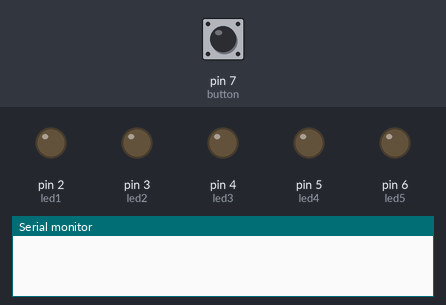
Bench run of a sketch on a simulated Arduino Uno, built with avr-gcc and run on an emulated ATmega328P. On the bench: output pins drawn as LEDs (lit = HIGH), the last lines printed to the serial monitor. Inputs (shaded band) come from the test bench; at power-on: pin 7 (button) HIGH.

Above: at 1.2 s.
1.3 s: pin 7 (button) pulled LOW for 0.15 s
At 1.7 s:
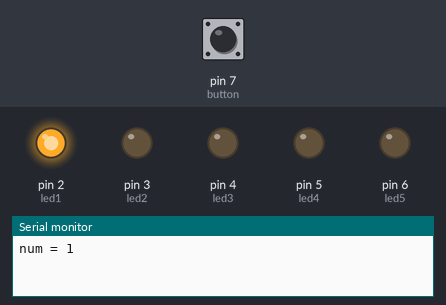
2.9 s: pin 7 (button) pulled LOW for 1 s
At 4.2 s:
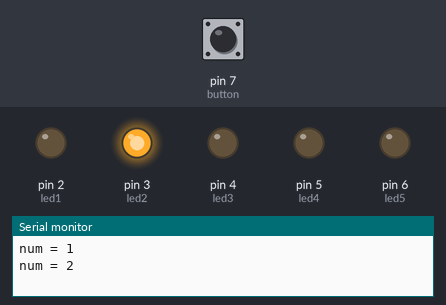
5.4 s: pin 7 (button) pulled LOW for 0.15 s
At 6.0 s:
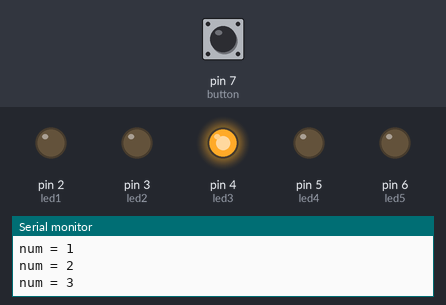
7.0 s: pin 7 (button) pulled LOW for 3.2 s
At 11.4 s:
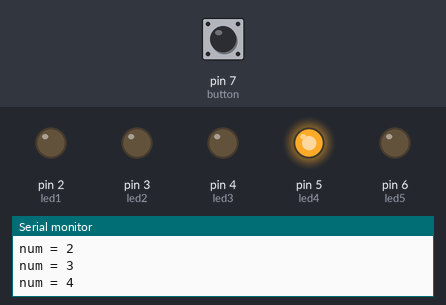
11.7 s: pin 7 (button) pulled LOW for 0.15 s
At 13.2 s:
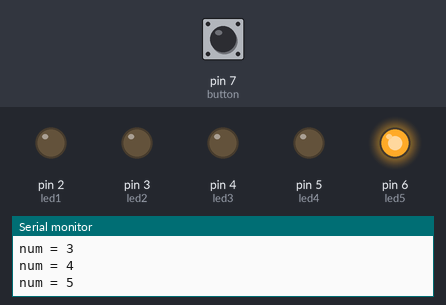
Timing chart, 0 to 14.3 s (numbered marks = the images above; inputs shaded):
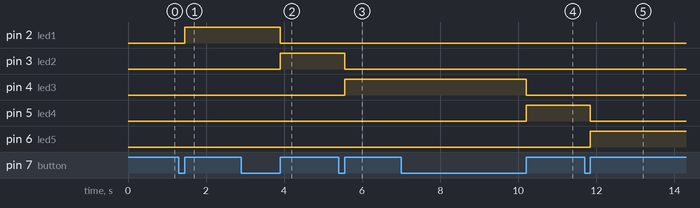

The sketch:

challeng1.ino
```cpp
#define button 7
#define led1 2
#define led2 3
#define led3 4
#define led4 5
#define led5 6

int num = 0;
bool btnState = LOW;
bool State = 0;

void setup() {
  // put your setup code here, to run once:
  pinMode(led1, OUTPUT);
  pinMode(led2, OUTPUT);
  pinMode(led3, OUTPUT);
  pinMode(led4, OUTPUT);
  pinMode(led5, OUTPUT);
  pinMode(button, INPUT);
  Serial.begin(9600);
}

void loop() {
  // put your main code here, to run repeatedly:
  btnState = digitalRead(button);

  while(btnState == LOW){

    while(btnState == LOW){
       btnState = digitalRead(button);
    }

    num++;
    Serial.print("num = ");
    Serial.println(num);
 }

  if(num % 6 == 0){
    digitalWrite(led1, LOW);
    digitalWrite(led2, LOW);
    digitalWrite(led3, LOW);
    digitalWrite(led4, LOW);
    digitalWrite(led5, LOW);
  }else if(num % 6 == 1){
    digitalWrite(led1, HIGH);
    digitalWrite(led2, LOW);
    digitalWrite(led3, LOW);
    digitalWrite(led4, LOW);
    digitalWrite(led5, LOW);
  }else if(num % 6 == 2){
    digitalWrite(led1, LOW);
    digitalWrite(led2, HIGH);
    digitalWrite(led3, LOW);
    digitalWrite(led4, LOW);
    digitalWrite(led5, LOW);
  }else if(num % 6 == 3){
    digitalWrite(led1, LOW);
    digitalWrite(led2, LOW);
    digitalWrite(led3, HIGH);
    digitalWrite(led4, LOW);
    digitalWrite(led5, LOW);
  }else if(num % 6 == 4){
    digitalWrite(led1, LOW);
    digitalWrite(led2, LOW);
    digitalWrite(led3, LOW);
    digitalWrite(led4, HIGH);
    digitalWrite(led5, LOW);
  }else{
    digitalWrite(led1, LOW);
    digitalWrite(led2, LOW);
    digitalWrite(led3, LOW);
    digitalWrite(led4, LOW);
    digitalWrite(led5, HIGH);
  }
}
```

Measured:
- after the input at 1.3 s, pin 2 (led1): LOW → HIGH after 0.15 s
- after the input at 2.9 s, pin 2 (led1): HIGH → LOW after 1.0 s; pin 3 (led2): LOW → HIGH after 1.0 s
- after the input at 5.4 s, pin 3 (led2): HIGH → LOW after 0.15 s; pin 4 (led3): LOW → HIGH after 0.15 s
- after the input at 7.0 s, pin 4 (led3): HIGH → LOW after 3.2 s; pin 5 (led4): LOW → HIGH after 3.2 s
- after the input at 11.7 s, pin 5 (led4): HIGH → LOW after 0.15 s; pin 6 (led5): LOW → HIGH after 0.15 s
